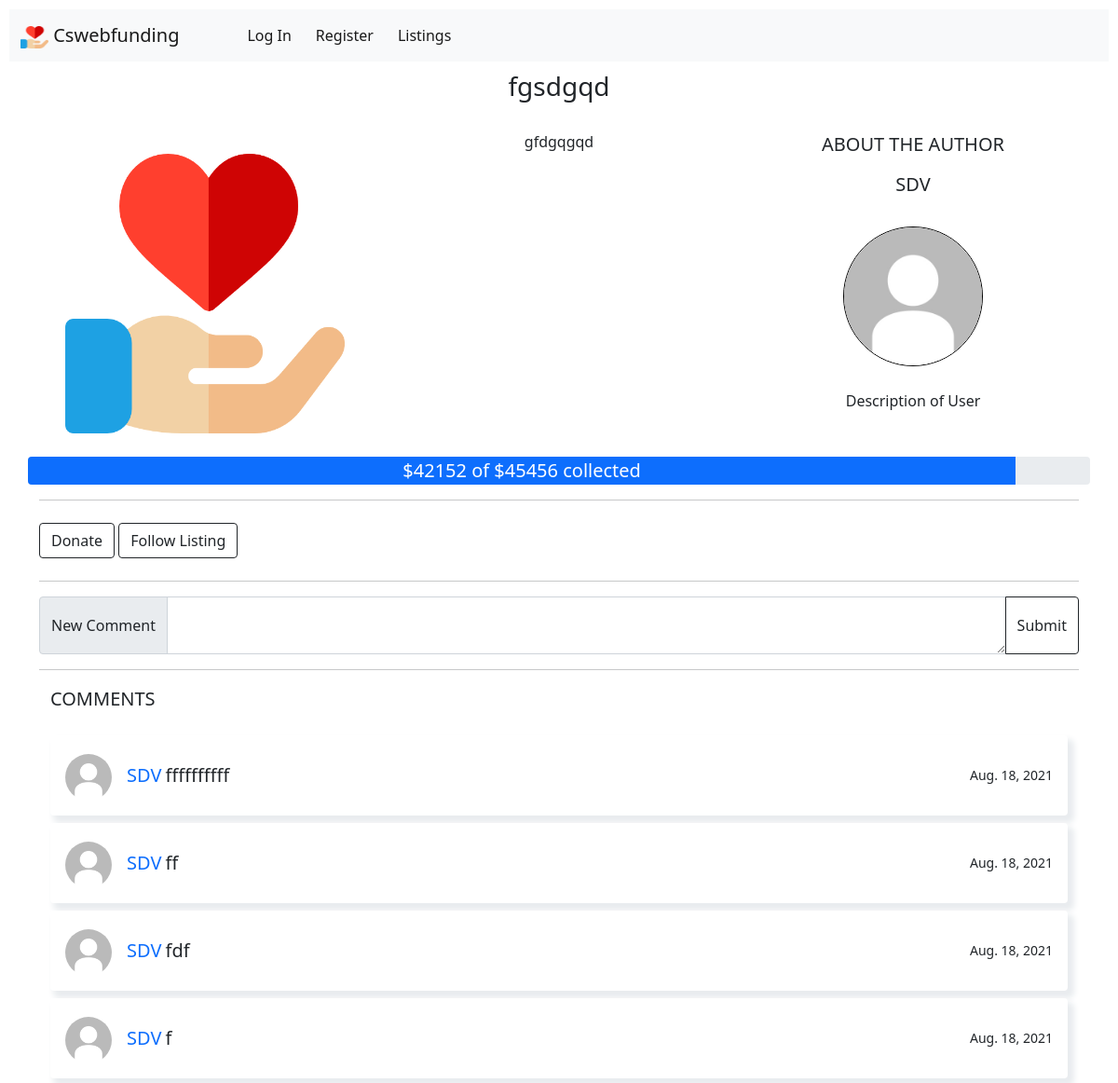
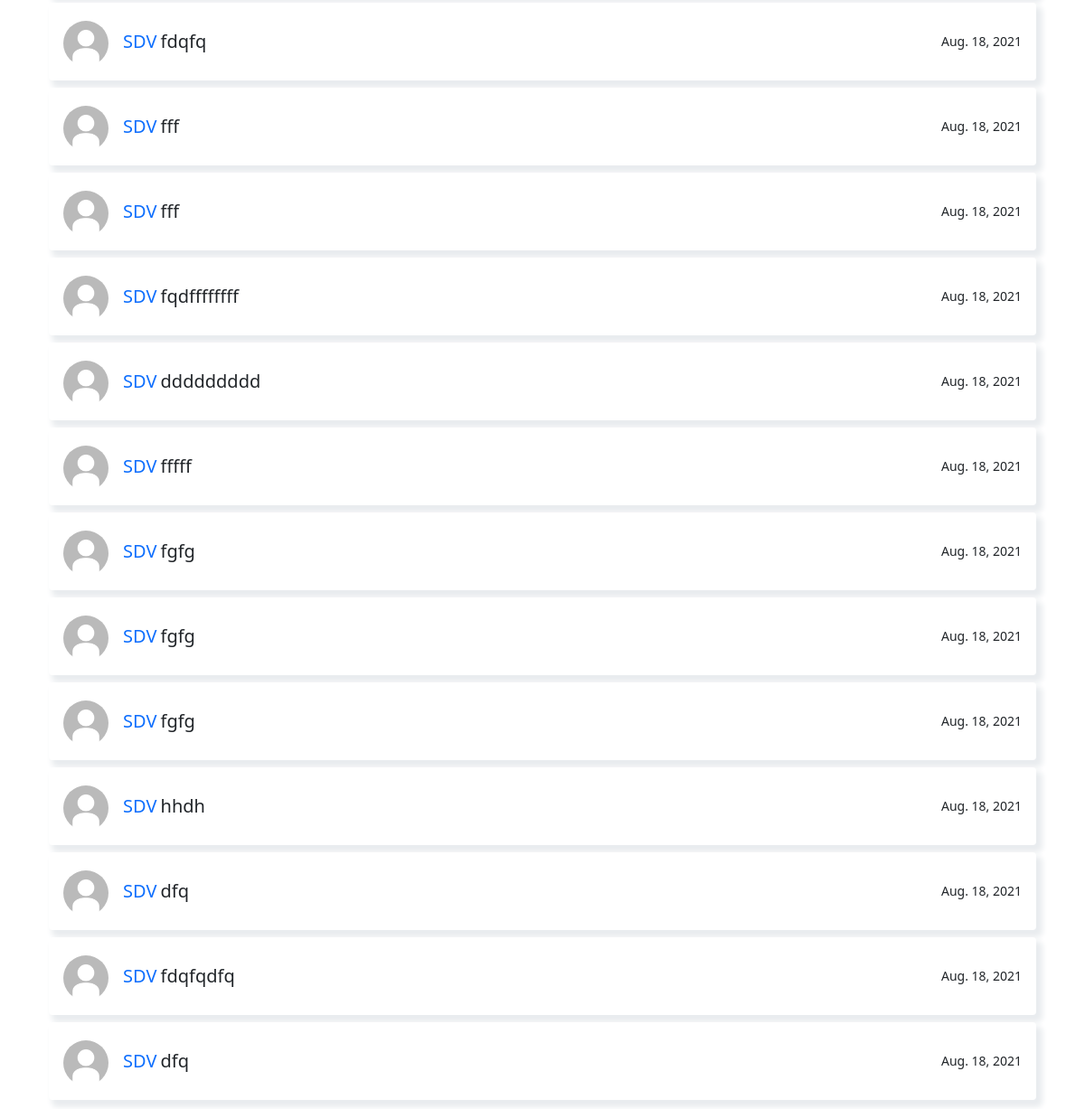
The page /listing/1 on the database as committed earlier (2 pictures, top to bottom).
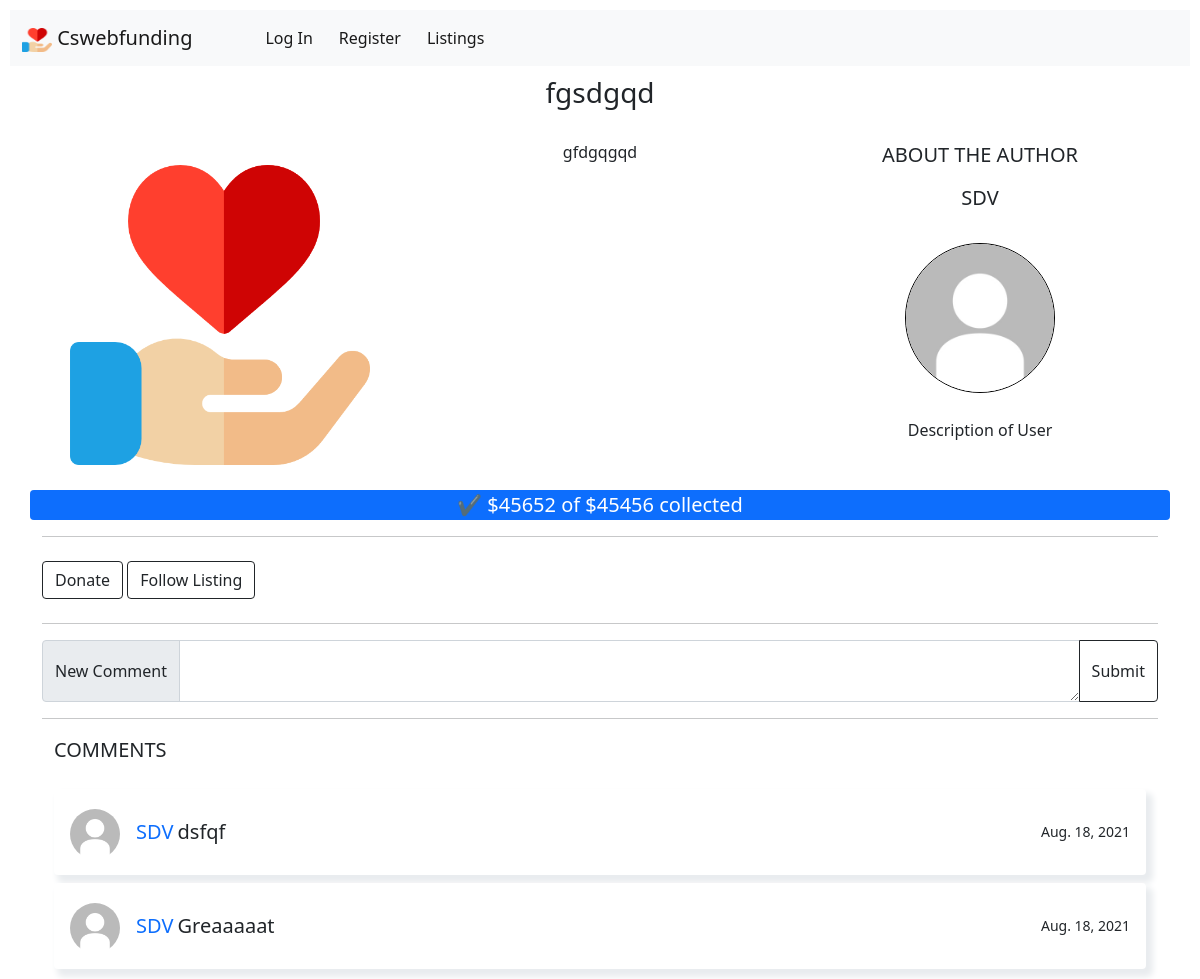
The same page on the database as committed later.
### cswebfunding/models.py (models this page shows, shortened)
class Listing(models.Model):
   id = models.BigAutoField(primary_key=True)
   title = models.CharField(max_length=50)
   description = models.CharField(max_length=256)
   author = models.ForeignKey('User', on_delete=models.CASCADE)
   project = models.BooleanField(default=0)
   goodcause = models.BooleanField(default=0)
   donated = models.PositiveIntegerField(default=0)
   category = models.PositiveIntegerField(default=9)
   goal = models.PositiveIntegerField(validators=[MaxValueValidator(10000000),MinValueValidator(10)])
   created_at = models.DateField(auto_now_add=True)
   final_date = models.DateField()
   photo = models.ImageField(upload_to='media/', default="default-listing.jpg")
   popularity = models.IntegerField(default=0)
   def get_percentage(self):
        perc = self.donated * 100 / self.goal
        return perc

class User(AbstractUser):
   id = models.BigAutoField(primary_key=True)
   balance = models.DecimalField(max_digits=8, decimal_places=2, default=0)
   photo = models.ImageField(upload_to='media/', default="default-user.jpg")
   about_me = models.CharField(max_length=256, default="Description of User")

class Comment(models.Model):
   id = models.BigAutoField(primary_key=True)
   listing = models.ForeignKey('Listing', on_delete=models.CASCADE)
   user = models.ForeignKey('User', on_delete=models.CASCADE)
   content = models.TextField()
   date = models.DateField(auto_now_add=True)

### cswebfunding/views.py (the view)
# urls.py: path("listing/<int:id>", views.listingfunc, name="listing"),
def listingfunc(request, id):
    try:
        listing = Listing.objects.get(id=id)
    except ObjectDoesNotExist:
        raise Exception('Listing does not exist')
    listing.popularity += 1
    listing.save()
    comments = Comment.objects.filter(listing=listing).order_by('-id')
    return render(request, "cswebfunding/listing.html", {
        "listing": listing,
        "comments": comments
    })

### cswebfunding/templates/cswebfunding/listing.html (shortened to what this page needs)
{% extends "cswebfunding/layout.html" %}
{% block body %}
{% if listing %}
    <h3 class="center margin-bottom">{{ listing.title }}</h3>
    <div class="container">
        <div class="row">
            <div class="col-sm-4 center">
                <img class="card-img-top listing_image" src="{{ listing.photo.url }}" alt="main image of {{ listing.title }}">
            </div>
            <div class="col-sm-4 center">
                {{ listing.description}}
            </div>
            <div class="col-sm-4 center">
                <p class="lead">ABOUT THE AUTHOR</p>
                <h5>{{ listing.author.username }}</h5>
                <a href="{% url 'profile' id=listing.author.id %}">
                    <img id="image" class="card-img-top round_image" src="{{ listing.author.photo.url }}" alt="author image of {{ listing.author.username }}">
                </a>
                <p>{{ listing.author.about_me }}</p>
            </div>
        </div>
        <div class="row">
            <div class="progress">
                <div id="progressbar" class="progress-bar" role="progressbar" aria-valuenow="{{ listing.donated }}" aria-valuemin="0" aria-valuemax="{{ listing.goal }}" style="width: {% widthratio listing.donated listing.goal 100 %}%;">
                    {% if not listing.get_percentage < 20 %}
                    <span id="checkmark" class="lead">{% if listing.donated >= listing.goal %} &#10004; {% endif %}$<span id="progressamount">{{ listing.donated }}</span> of ${{ listing.goal }} collected</span>
                    {% endif %}
                </div>
            </div>
        </div>
        <hr>
        <a class="btn btn-outline-dark my-2" href="#" role="button" data-bs-toggle="modal" data-bs-target="#DonateModal">Donate</a>
        <a class="btn btn-outline-dark my-2" href="#" role="button">Follow Listing</a>
        <hr>
        <div class="row">
            <div class="input-group">
                <span class="input-group-text">New Comment</span>
                <textarea id="content" required="required" class="form-control" aria-label="With textarea" name="content"></textarea>
                <span onclick="comment({{ listing.id }})" class="input-group-addon btn btn-outline-dark commentsubmitbutton">Submit</span>
            </div>
        </div>
        <hr>
        <div class="container">
            <p class="lead">COMMENTS</p>
            <div class="row d-flex justify-content-center">
                <div class="col">
                    {% for comment in comments %}
                    <div class="card p-3 mt-2" id="comment{{ comment.id }}">
                        <div class="d-flex justify-content-between align-items-center">
                            <div class="user d-flex flex-row align-items-center"> <img src="{{ comment.user.photo.url }}" width="50" class="user-img rounded-circle me-3"> <span><small class="lead text-primary">{{ comment.user.username }}</small> <small class="lead">{{ comment.content }}</small></span> </div> <small>{{ comment.date }}</small>
                        </div>
                    </div>
                    {% endfor %}
                </div>
            </div>
        </div>
{% else %}
    <h3 class="center">Error! The listing you were trying to get does not exist!</h3>
{% endif %}
{% endblock %}

### cswebfunding/templates/cswebfunding/layout.html (shortened to what this page needs)
{% load static %}
<!DOCTYPE html>
<html lang="en">
    <head>
        <link href="https://cdn.jsdelivr.net/npm/bootstrap@5.0.2/dist/css/bootstrap.min.css" rel="stylesheet">
        <link href="{% static 'cswebfunding/styles.css' %}" rel="stylesheet">
    </head>
    <body>
        <nav class="navbar navbar-expand-lg navbar-light bg-light">
            <div class="container-fluid">
                <a class="navbar-brand" href="{% url 'index' %}">
                    <img src="/static/cswebfunding/heart.png" alt="logo" width="30" height="24">
                    Cswebfunding
                </a>
                <div class="collapse navbar-collapse" id="navbarText">
                    <ul class="navbar-nav me-auto mb-2 mb-lg-0">
                    {% if user.is_authenticated %}
                        <li class="nav-item">
                            <a class="nav-link active underline" href="{% url 'profile' id=request.user.id %}">{{ user.username }}</a>
                        </li>
                        <li class="nav-item">
                            <a class="nav-link active underline" href="{% url 'logout' %}">Log Out</a>
                        </li>
                        <li class="nav-item dropdown">
                            <a class="nav-link active dropdown-toggle" href="" id="navbarDropdown" role="button" data-bs-toggle="dropdown" aria-expanded="false">
                                Listings
                            </a>
                            <ul class="dropdown-menu" aria-labelledby="navbarDropdown">
                                <li><a class="dropdown-item" href="/listings/latest">All listings</a></li>
                                <li><hr class="dropdown-divider"></li>
                                <li><a class="dropdown-item" href="/listings/goodcauses">Good Causes</a></li>
                                <li><a class="dropdown-item" href="/listings/projects">Projects</a></li>
                            </ul>
                        </li>
                        <li class="nav-item">
                            <a class="nav-link active underline" onclick="hidemodalmessage()" data-bs-toggle="modal" data-bs-target="#fundsModal">Add funds</a>
                        </li>
                        <li class="nav-item">
                            <a <a class="nav-link active underline"href="{% url 'newlisting' %}">New Listing</a>
                        </li>
                    </ul>
                    <span class="navbar-text" id="balance">
                        Current balance: $<span id="balanceamount">{{ user.balance }}</span>
                    </span>
                    {% else %}
                        <li class="nav-item">
                            <a class="nav-link active underline" href="{% url 'login' %}">Log In</a>
                        </li>
                        <li class="nav-item">
                            <a class="nav-link active underline" href="{% url 'register' %}">Register</a>
                        </li>
                        <li class="nav-item">
                            <a class="nav-link active underline" href="/listings/latest">Listings</a>
                        </li>
                    </ul>
                    {% endif %}
                </div>
            </div>
        </nav>
        <div class="body">
            {% block body %}
            {% endblock %}
    </body>
</html>

### cswebfunding/static/cswebfunding/styles.css (style rules this page uses)
body { margin: 10px; }
a { cursor: pointer }
nav { margin-bottom: 10px; }
.commentsubmitbutton { display: inline-flex; align-items: center; }
.navbar-brand { margin-right: 65px; }
.nav-item { margin-right: 10px; }
.margin-bottom { margin-bottom: 30px; }
.progress { height: 30px; padding: 0; }
.listing_image { height: 300px; width: 300px; margin-top: 25px; margin-bottom: 25px; }
.underline { color: #d20807; float: left; position: relative; overflow: hidden; }
.underline::after { background-color: #d20807; content: ""; width: 0; height: 3px; left: 0; bottom: 0; transition: width 0.35s ease 0s; position: absolute; }
.center { text-align: center; align-items: center; }
.round_image { -webkit-border-radius: 50%; -moz-border-radius: 50%; -ms-border-radius: 50%; -o-border-radius: 50%; border-radius: 50%; width: 150px; height: 150px; margin-top: 25px; margin-bottom: 25px; border: 1px solid black; }
.progress .progress-bar { animation-name: animateBar; animation-iteration-count: 1; animation-timing-function: ease-in; animation-duration: 0.75s; }
.card { border: none; box-shadow: 5px 6px 6px 2px #e9ecef; border-radius: 4px }
.user-img { margin-top: 4px }

Rows that differ between the two databases and show on the page:
removed Comment: user.photo (placeholder picture), user.username "SDV", content "ffffffffff", date "Aug. 18, 2021"
removed Comment: user.photo (placeholder picture), user.username "SDV", content "ff", date "Aug. 18, 2021"
removed Comment: user.photo (placeholder picture), user.username "SDV", content "fdf", date "Aug. 18, 2021"
removed Comment: user.photo (placeholder picture), user.username "SDV", content "f", date "Aug. 18, 2021"
removed Comment: user.photo (placeholder picture), user.username "SDV", content "fdqfq", date "Aug. 18, 2021"
removed Comment: user.photo (placeholder picture), user.username "SDV", content "fff", date "Aug. 18, 2021"
removed Comment: user.photo (placeholder picture), user.username "SDV", content "fff", date "Aug. 18, 2021"
removed Comment: user.photo (placeholder picture), user.username "SDV", content "fqdffffffff", date "Aug. 18, 2021"
removed Comment: user.photo (placeholder picture), user.username "SDV", content "ddddddddd", date "Aug. 18, 2021"
removed Comment: user.photo (placeholder picture), user.username "SDV", content "fffff", date "Aug. 18, 2021"
removed Comment: user.photo (placeholder picture), user.username "SDV", content "fgfg", date "Aug. 18, 2021"
removed Comment: user.photo (placeholder picture), user.username "SDV", content "fgfg", date "Aug. 18, 2021"
removed Comment: user.photo (placeholder picture), user.username "SDV", content "fgfg", date "Aug. 18, 2021"
removed Comment: user.photo (placeholder picture), user.username "SDV", content "hhdh", date "Aug. 18, 2021"
removed Comment: user.photo (placeholder picture), user.username "SDV", content "dfq", date "Aug. 18, 2021"
removed Comment: user.photo (placeholder picture), user.username "SDV", content "fdqfqdfq", date "Aug. 18, 2021"
removed Comment: user.photo (placeholder picture), user.username "SDV", content "dfq", date "Aug. 18, 2021"
changed Listing "fgsdgqd": donated "42152" → "45652"
added Comment: user.photo (placeholder picture), user.username "SDV", content "dsfqf", date "Aug. 18, 2021"
added Comment: user.photo (placeholder picture), user.username "SDV", content "Greaaaaat", date "Aug. 18, 2021"
